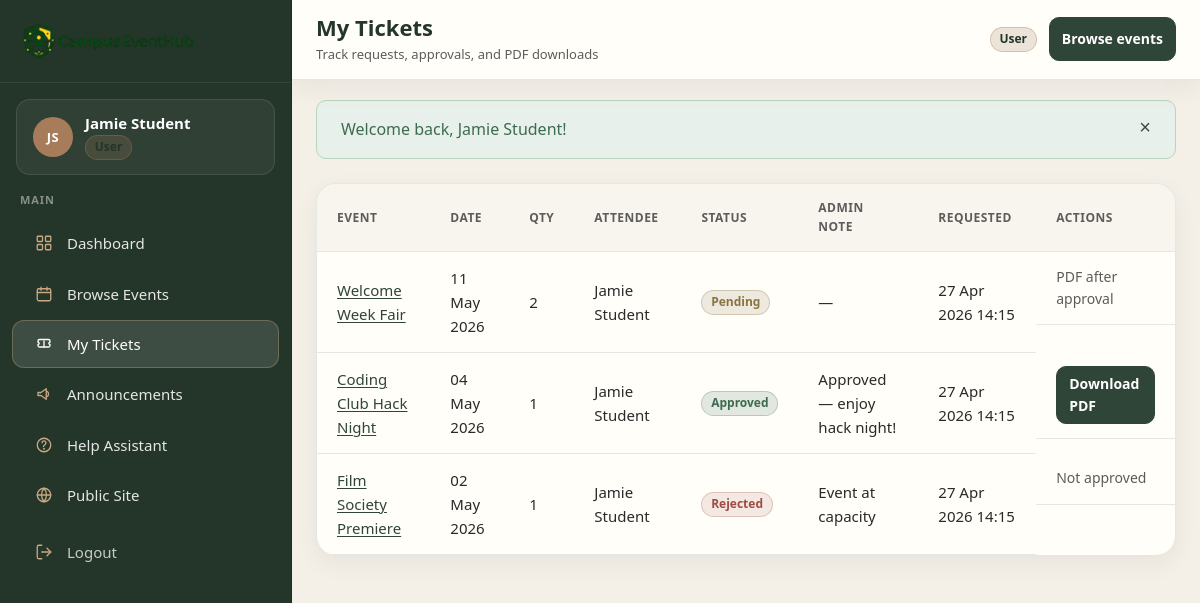
Screenshot of /my-tickets (signed in) with the database file from the repository.
### tables this page shows
CREATE TABLE ticket_requests (
  id INT UNSIGNED AUTO_INCREMENT PRIMARY KEY,
  event_id INT UNSIGNED NOT NULL,
  user_id INT UNSIGNED NOT NULL,
  quantity TINYINT UNSIGNED NOT NULL DEFAULT 1,
  attendee_name VARCHAR(100) NOT NULL,
  attendee_email VARCHAR(150) NOT NULL,
  note VARCHAR(500) NULL,
  status ENUM('pending','approved','rejected','cancelled') NOT NULL DEFAULT 'pending',
  admin_note TEXT NULL,
  created_by INT UNSIGNED NULL,
  updated_by INT UNSIGNED NULL,
  created_at DATETIME NOT NULL DEFAULT CURRENT_TIMESTAMP,
  updated_at DATETIME NOT NULL DEFAULT CURRENT_TIMESTAMP ON UPDATE CURRENT_TIMESTAMP,
  INDEX idx_tickets_status (status),
  INDEX idx_tickets_attendee_email (attendee_email),
  CONSTRAINT fk_tickets_event FOREIGN KEY (event_id) REFERENCES events(id) ON DELETE CASCADE,
  CONSTRAINT fk_tickets_user FOREIGN KEY (user_id) REFERENCES users(id) ON DELETE CASCADE,
  CONSTRAINT fk_tickets_created_by FOREIGN KEY (created_by) REFERENCES users(id) ON DELETE SET NULL,
  CONSTRAINT fk_tickets_updated_by FOREIGN KEY (updated_by) REFERENCES users(id) ON DELETE SET NULL
);

CREATE TABLE events (
  id INT UNSIGNED AUTO_INCREMENT PRIMARY KEY,
  title VARCHAR(150) NOT NULL,
  slug VARCHAR(180) NOT NULL,
  description TEXT NOT NULL,
  category VARCHAR(80) NOT NULL,
  location VARCHAR(200) NOT NULL,
  event_date DATE NOT NULL,
  start_time TIME NOT NULL,
  end_time TIME NOT NULL,
  capacity INT UNSIGNED NOT NULL DEFAULT 100,
  image VARCHAR(120) NULL COMMENT 'Filename only, stored under public/assets/images/events/',
  status ENUM('draft','published','cancelled') NOT NULL DEFAULT 'draft',
  created_by INT UNSIGNED NULL,
  updated_by INT UNSIGNED NULL,
  created_at DATETIME NOT NULL DEFAULT CURRENT_TIMESTAMP,
  updated_at DATETIME NOT NULL DEFAULT CURRENT_TIMESTAMP ON UPDATE CURRENT_TIMESTAMP,
  UNIQUE KEY uq_events_slug (slug),
  INDEX idx_events_title (title),
  INDEX idx_events_category (category),
  INDEX idx_events_status (status),
  INDEX idx_events_event_date (event_date),
  CONSTRAINT fk_events_created_by FOREIGN KEY (created_by) REFERENCES users(id) ON DELETE SET NULL,
  CONSTRAINT fk_events_updated_by FOREIGN KEY (updated_by) REFERENCES users(id) ON DELETE SET NULL
);

### app/core/Controller.php (called while the page is built, shortened)
<?php
abstract class Controller
{
    protected function renderDashboard(string $view, array $data = []): void
    {
        require APP_PATH . '/views/layouts/dashboard_layout.php';
    }
}

### app/controllers/TicketController.php (called while the page is built, shortened)
<?php
class TicketController extends Controller
{
    private TicketRequest $tickets;
    public function __construct()
    {
        $this->tickets = new TicketRequest();
    }
    public function myTickets(): void
    {
        $this->renderDashboard('tickets/my-tickets', [
            'pageTitle' => 'My Tickets',
            'pageSubtitle' => 'Track requests, approvals, and PDF downloads',
            'pageActionUrl' => '/events',
            'pageActionLabel' => 'Browse events',
            'tickets' => $this->tickets->forUser((int) Auth::user()['id']),
        ]);
    }
}

### public/index.php (called while the page is built, shortened)
<?php
require_once APP_PATH . '/config/database.php';
require_once APP_PATH . '/core/Helpers.php';
require_once APP_PATH . '/core/Model.php';
require_once APP_PATH . '/core/Controller.php';
require_once APP_PATH . '/core/Router.php';
$router = new Router();
$router->get('/', 'AdminController@home');
$router->get('/login', 'AuthController@showLogin');
$router->post('/login', 'AuthController@login');
$router->get('/register', 'AuthController@showRegister');
$router->post('/register', 'AuthController@register');
$router->get('/logout', 'AuthController@logout');
$router->get('/dashboard', 'DashboardController@index');
$router->get('/events', 'EventController@index');
$router->get('/events/{slug}', 'EventController@show');
$router->post('/events/{id}/request-ticket', 'EventController@requestTicket');
$router->get('/my-tickets', 'TicketController@myTickets');
$router->get('/tickets/{id}/download', 'TicketController@download');
$router->get('/announcements', 'AnnouncementController@index');
$router->get('/about', 'AdminController@about');
$router->get('/help-assistant', 'AiController@helpPage');
$router->post('/help-assistant/ask', 'AiController@helpAsk');
$router->get('/admin/events', 'AdminController@eventIndex');
$router->get('/admin/events/create', 'AdminController@eventCreate');
$router->post('/admin/events/store', 'AdminController@eventStore');
$router->get('/admin/events/{id}', 'AdminController@eventShow');
$router->get('/admin/events/{id}/edit', 'AdminController@eventEdit');
$router->post('/admin/events/{id}/update', 'AdminController@eventUpdate');
$router->post('/admin/events/{id}/delete', 'AdminController@eventDelete');
$router->get('/admin/tickets', 'TicketController@adminIndex');
$router->get('/admin/tickets/{id}', 'TicketController@adminShow');
$router->post('/admin/tickets/{id}/status', 'TicketController@updateStatus');
$router->get('/admin/announcements', 'AnnouncementController@adminIndex');
$router->get('/admin/announcements/create', 'AnnouncementController@create');
$router->post('/admin/announcements/store', 'AnnouncementController@store');
$router->get('/admin/announcements/{id}/edit', 'AnnouncementController@edit');
$router->post('/admin/announcements/{id}/update', 'AnnouncementController@update');
$router->post('/admin/announcements/{id}/delete', 'AnnouncementController@delete');
$router->get('/admin/ai-draft', 'AiController@draftPage');
$router->post('/admin/ai-draft/generate', 'AiController@generateDraft');
$router->post('/admin/ai-draft/accept', 'AiController@acceptDraft');
$router->get('/admin/ai-logs', 'AiController@aiLogs');
$router->get('/admin/activity-logs', 'AdminController@activityLogs');
$router->dispatch();

### app/core/Model.php (called while the page is built, shortened)
<?php
abstract class Model
{
    public function __construct()
    {
        $this->db = db();
    }
}

### app/config/database.php (called while the page is built, shortened)
<?php
function db(): PDO
{
    static $pdo = null;
    if ($pdo instanceof PDO) {
        return $pdo;
    }
    $host = env('DB_HOST', '127.0.0.1');
    $port = env('DB_PORT', '3306');
    $name = env('DB_NAME', 'campus_eventhub');
    $user = env('DB_USER', 'root');
    $pass = env('DB_PASS', '');
    $dsn = sprintf(
        'mysql:host=%s;port=%s;dbname=%s;charset=utf8mb4',
        $host,
        $port,
        $name
    );
    $options = [
        PDO::ATTR_ERRMODE => PDO::ERRMODE_EXCEPTION,
        PDO::ATTR_DEFAULT_FETCH_MODE => PDO::FETCH_ASSOC,
        PDO::ATTR_EMULATE_PREPARES => false,
    ];
    try {
        $pdo = new PDO($dsn, $user, $pass, $options);
    } catch (PDOException $e) {
        if (APP_DEBUG) {
            throw $e;
        }
        http_response_code(500);
        require APP_PATH . '/views/errors/500.php';
        exit;
    }
    return $pdo;
}

### app/models/TicketRequest.php (called while the page is built, shortened)
<?php
class TicketRequest extends Model
{
    public function forUser(int $userId): array
    {
        $sql = "SELECT t.*, e.title AS event_title, e.slug AS event_slug, e.event_date
                FROM ticket_requests t
                INNER JOIN events e ON e.id = t.event_id
                WHERE t.user_id = :user_id
                ORDER BY t.created_at DESC";
        $stmt = $this->db->prepare($sql);
        $stmt->execute(['user_id' => $userId]);
        return $stmt->fetchAll();
    }
}

### app/core/Helpers.php (called while the page is built, shortened)
<?php
function url(string $path = ''): string
{
    $path = $path === '' ? '/' : $path;
    return WEB_ROOT . $path;
}
function e(mixed $value): string
{
    if (is_bool($value)) {
        $value = $value ? '1' : '0';
    } elseif (is_array($value) || is_object($value)) {
        return '';
    } else {
        $value = (string) $value;
    }
    return htmlspecialchars($value, ENT_QUOTES | ENT_SUBSTITUTE, 'UTF-8');
}
function format_datetime(?string $datetime): string
{
    $ts = strtotime($datetime);
    return $ts ? date('d M Y H:i', $ts) : e($datetime);
}
function format_date(?string $date): string
{
    $ts = strtotime($date);
    return $ts ? date('d M Y', $ts) : e($date);
}

### app/views/tickets/my-tickets.php (the view, shortened to what this page needs)
<?php if (empty($tickets)): ?>
    <div class="dash-card dash-empty">
        <p>You have not requested any tickets yet.</p>
        <a class="btn btn-primary" href="<?= url('/events') ?>">Browse events</a>
    </div>
<?php else: ?>
    <div class="dash-card dash-table-card dash-desktop-only">
        <div class="dash-table-wrap">
            <table class="dash-table dash-table--responsive">
                <thead>
                    <tr>
                        <th>Event</th><th>Date</th><th>Qty</th><th>Attendee</th>
                        <th>Status</th><th>Admin note</th><th>Requested</th><th>Actions</th>
                    </tr>
                </thead>
                <tbody>
                    <?php foreach ($tickets as $t): ?>
                        <?php
                        $status = (string) ($t['status'] ?? 'pending');
                        $badgeClass = $status === 'approved' ? 'success' : ($status === 'rejected' ? 'danger' : 'warning');
                        ?>
                        <tr>
                            <td data-label="Event"><a href="<?= url('/events/' . ($t['event_slug'] ?? '')) ?>"><?= e($t['event_title']) ?></a></td>
                            <td data-label="Date"><?= e(format_date($t['event_date'])) ?></td>
                            <td data-label="Qty"><?= e((string) $t['quantity']) ?></td>
                            <td data-label="Attendee"><?= e($t['attendee_name']) ?></td>
                            <td data-label="Status"><span class="dash-badge dash-badge-<?= e($badgeClass) ?>"><?= e($status) ?></span></td>
                            <td data-label="Admin note"><?= e($t['admin_note'] ?? '—') ?></td>
                            <td data-label="Requested"><?= e(format_datetime($t['created_at'])) ?></td>
                            <td class="actions" data-label="Actions">
                                <?php if ($status === 'approved'): ?>
                                    <a class="btn btn-sm btn-primary" href="<?= url('/tickets/' . $t['id'] . '/download') ?>">Download PDF</a>
                                <?php elseif ($status === 'pending'): ?>
                                    <span class="meta">PDF after approval</span>
                                <?php else: ?>
                                    <span class="meta">Not approved</span>
                                <?php endif; ?>
                            </td>
                        </tr>
                    <?php endforeach; ?>
                </tbody>
            </table>
        </div>
    </div>
<?php endif; ?>

### app/core/Router.php (shortened to what this page needs)
<?php
class Router
{
    private array $routes = [];
    private function add(string $method, string $path, string $handler): void
    {
        $this->routes[] = [
            'method' => strtoupper($method),
            'pattern' => $path,
            'handler' => $handler,
        ];
    }
    public function dispatch(): void
    {
        $method = $_SERVER['REQUEST_METHOD'] ?? 'GET';
        $uri = $this->normalizeUri();
        foreach ($this->routes as $route) {
            if ($route['method'] !== $method) {
                continue;
            }
            $params = $this->match($route['pattern'], $uri);
            if ($params === null) {
                continue;
            }
            $this->invoke($route['handler'], $params);
            return;
        }
    }
    private function normalizeUri(): string
    {
        $uri = parse_url($_SERVER['REQUEST_URI'] ?? '/', PHP_URL_PATH) ?: '/';
        $webRoot = defined('WEB_ROOT') ? WEB_ROOT : '';
        if ($webRoot !== '' && str_starts_with($uri, $webRoot)) {
            $uri = substr($uri, strlen($webRoot)) ?: '/';
        }
        $uri = rtrim($uri, '/');
        return $uri === '' ? '/' : $uri;
    }
    private function match(string $pattern, string $uri): ?array
    {
        $regex = preg_replace('/\{([a-zA-Z_]+)\}/', '(?P<$1>[^/]+)', $pattern);
        $regex = '#^' . $regex . '$#';
        if (!preg_match($regex, $uri, $matches)) {
            return null;
        }
        $params = [];
        return $params;
    }
    private function invoke(string $handler, array $params): void
    {
        [$class, $action] = explode('@', $handler, 2);
        $controller = new $class();
        $controller->{$action}(...array_values($params));
    }
}

### rows the page displays
ticket_requests: event.title "Welcome Week Fair", event.event_date "11 May 2026", quantity "2", attendee_name "Jamie Student", status "Pending", admin_note "—", created_at "27 Apr 2026 14:15", shows "PDF after approval"
ticket_requests: event.title "Coding Club Hack Night", event.event_date "04 May 2026", quantity "1", attendee_name "Jamie Student", status "Approved", admin_note "Approved — enjoy hack night!", created_at "27 Apr 2026 14:15"
ticket_requests: event.title "Film Society Premiere", event.event_date "02 May 2026", quantity "1", attendee_name "Jamie Student", status "Rejected", admin_note "Event at capacity", created_at "27 Apr 2026 14:15", shows "Not approved"

### other values shown
$group['label'] "MAIN"
$item['label'] "Dashboard"
$item['label'] "Browse Events"
$item['label'] "My Tickets"
$item['label'] "Announcements"
$item['label'] "Help Assistant"
$item['label'] "Public Site"
$item['label'] "Logout"
$message "Welcome back, Jamie Student!"
